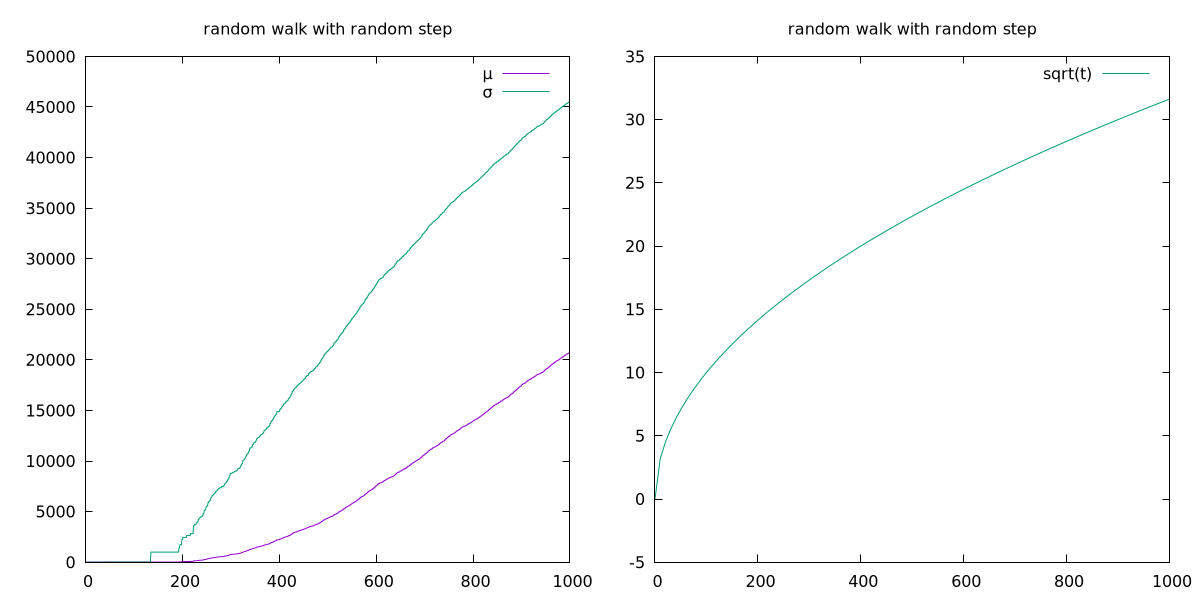

This figure's gnuplot source:
set terminal pngcairo size 1200,600 enhanced font 'Verdana,12'
set output "plots/expectation_values_absorb.png"
set xrange [0:1000]
set yrange [-5:*]

set multiplot layout 1,2

plot "data/expectation_values_absorb.dat" using 1:2 with lines title "{/Symbol m}", "data/expectation_values_absorb.dat" using 1:3 with lines title "{/Symbol s}"

plot sqrt(x) with lines linetype 2 title "sqrt(t)"

unset multiplot
set output